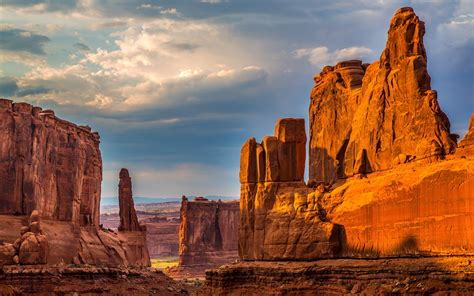
#> input picture src/goph547lab00/rock_canyon.jpg, 474 x 296 px, found by its file name
$ python driver.py
#> lines starting #> are read from the running program, lines starting #| are printed output that depends on the picture
from PIL import Image
import numpy as np
import matplotlib.pyplot as plt


array_1 = np.ones((3, 5))

array_2 = np.zeros((6, 3))

array_3 = np.arange(44, 75, 2).reshape(-1,1)

array_3_sum = np.sum(array_3)

array_4 = [[5, 7, 2],[1, -2, 3], [4, 4, 4]]

array_5 = np.identity(3)

array_6 = np.multiply(array_4, array_5)

dot_product = np.dot(array_4, array_5)

cross_product = np.cross(array_4, array_5)

# [9 lines of commented-out code are left out]

rock_canyon = np.asarray(Image.open('src/goph547lab00/rock_canyon.jpg'))
#> rock_canyon is the input picture: shape (296, 474, 3); mean R, G, B 140.6, 100.4, 81.3
img = plt.imshow(rock_canyon)
plt.show()
rock_canyon_shape = rock_canyon.shape
#> rock_canyon_shape = (296, 474, 3)
print("Rock Canyon Image Shape:", rock_canyon_shape)
#| Rock Canyon Image Shape: (296, 474, 3)

row, cols, _ = rock_canyon.shape
#> row = 296; cols = 474

center_col = cols // 2
#> center_col = 237
center_row = row // 2
#> center_row = 148
collum_col = center_col - 112
#> collum_col = 125

col_slice = rock_canyon[:, collum_col-10:collum_col + 10, :]
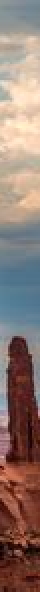
#> col_slice: shape (296, 20, 3) (shown 2 times larger); mean R, G, B 142.5, 120.9, 113.1

small_gray_img = np.dot(col_slice[...,:3], [0.2989, 0.5870, 0.1140])
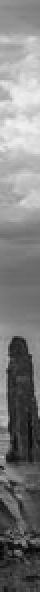
#> small_gray_img: shape (296, 20) float64 (shown 2 times larger); min 4.18, max 244.9, mean 126.4
plt.imshow(small_gray_img, cmap='gray')
plt.show()

y = np.arange(cols)
#> y = 474 values from 0 to 473
x = np.arange(row)
#> x = 296 values from 0 to 295

mean_R_x = rock_canyon[:, :, 0].mean(axis=0)
#> mean_R_x = 474 values, max 188.6 at index 374, min 106.1 at index 253, mean 140.6
mean_G_x = rock_canyon[:, :, 1].mean(axis=0)
#> mean_G_x = 474 values, max 139.2 at index 103, min 67.85 at index 419, mean 100.4
mean_B_x = rock_canyon[:, :, 2].mean(axis=0)
#> mean_B_x = 474 values, max 133.3 at index 103, min 11.77 at index 403, mean 81.33
mean_RBG_x = rock_canyon.mean(axis=2).mean(axis=0)
#> mean_RBG_x = 474 values, max 141.7 at index 103, min 78.56 at index 419, mean 107.4

mean_R_y = rock_canyon[:, :, 0].mean(axis=1)
#> mean_R_y = 296 values, max 187.3 at index 71, min 64.37 at index 273, mean 140.6
mean_G_y = rock_canyon[:, :, 1].mean(axis=1)
#> mean_G_y = 296 values, max 161.2 at index 57, min 25.13 at index 274, mean 100.4
mean_B_y = rock_canyon[:, :, 2].mean(axis=1)
#> mean_B_y = 296 values, max 158.9 at index 0, min 14.89 at index 274, mean 81.33
mean_RBG_y = rock_canyon.mean(axis=2).mean(axis=1)
#> mean_RBG_y = 296 values, max 163 at index 57, min 35.16 at index 274, mean 107.4

fig, axs = plt.subplots(1, 2, figsize=(12, 5))

# subplot for row data
axs[0].plot(y, mean_R_x, color='red', label='Red')
axs[0].plot(y, mean_G_x, color='green', label='Green')
axs[0].plot(y, mean_B_x, color='blue', label='Blue')
axs[0].plot(y, mean_RBG_x, color='black', label='Mean RGB')
axs[0].set_title('Row Data at Center Row')
axs[0].set_xlabel('x-coordinate')
axs[0].set_ylabel('RGB colour')
axs[0].legend()

# subplot for column data
axs[1].plot(x, mean_R_y, color='red', label=' Red')
axs[1].plot(x, mean_G_y, color='green', label=' Green')
axs[1].plot(x, mean_B_y, color='blue', label=' Blue')
axs[1].plot(x, mean_RBG_y, color='black', label=' Mean RGB')
axs[1].set_title('Column Data at Center Column')
axs[1].set_xlabel('y-coordinate')
axs[1].set_ylabel('RGB colour')
axs[1].legend()

plt.tight_layout()
plt.show()
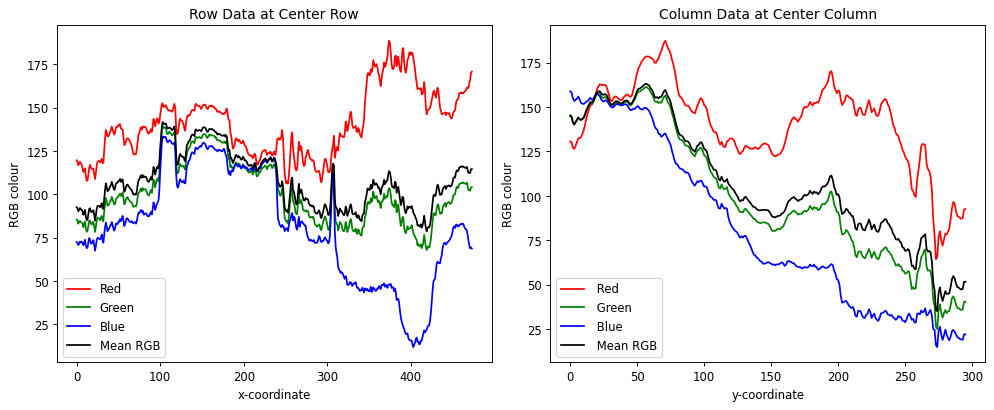
#> figure drawn by matplotlib, 2 panels; panel 1: curve peaks at x = 374, y = 188.6; panel 1: curve peaks at x = 103, y = 139.2; panel 1: curve peaks at x = 103, y = 133.3; panel 2: curve peaks at x = 71, y = 187.3

savefigure = fig.savefig('examples/rock_canyon_RGB_summary.png')
